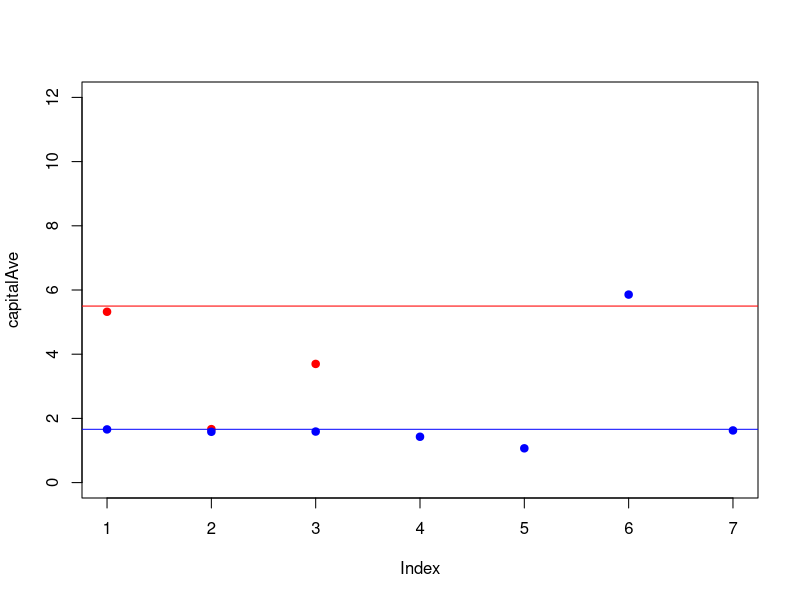
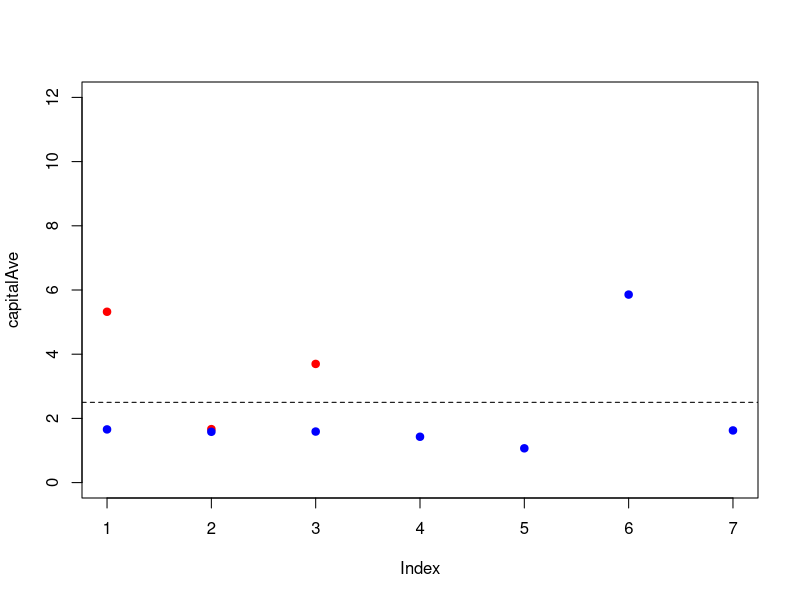

The R script that drew these images, in order:
library(kernlab)
library(dplyr)

#Carregar banco de dados
data(spam)

#Fixamos a posicao na tabela aleatoria
set.seed(100)

#Sorteamos 10 observacoes do banco SPAM
sorteio <- sample(dim(spam)[1],size=10)

small.spam<-spam[sorteio,]

#Vamos plotar os dados 
plot(small.spam$capitalAve[small.spam$type=="spam"],
     col="red",ylim=c(0,12),xlim=c(1,7),
     ylab="capitalAve",pch=19)
points(small.spam$capitalAve[small.spam$type=="nonspam"]
       ,col="blue",pch=19)

#Colocamos linhas para separar spam de nao spam
abline(h=1.66,col="blue")
abline(h=5.5,col=" red")

### Regra para minimizar o "in sample error"

regra1<-select(small.spam,capitalAve,type)
regra1<-arrange(regra1,capitalAve)
regra1<-mutate(regra1,predic=NA)

for(i in 1:10){if (regra1$capitalAve[i] <=1.66)
  {regra1$predic[i]<-"nonspam"}
  {if (regra1$capitalAve[i] > 1.66  & regra1$capitalAve[i] 
       <=5.5){regra1$predic[i]<-"spam"} }
  {if (regra1$capitalAve[i] > 5.5){regra1$predic[i]<-"nonspam"} 
    }
}

table(regra1$predic,regra1$type)

#in sample error: 0%

####Regra simplificada

#Plotar dados
plot(small.spam$capitalAve[small.spam$type=="spam"],
     col="red",ylim=c(0,12),xlim=c(1,7),
     ylab="capitalAve",pch=19)
points(small.spam$capitalAve[small.spam$type=="nonspam"]
       ,col="blue",pch=19)

#Colocamos linhas para separar spam de nao spam
abline(h=2.5,lty=2)

### Regra simplificada
regra2<-select(small.spam,capitalAve,type)
regra2<-arrange(regra2,capitalAve)
regra2<-mutate(regra2,predic=NA)

for(i in 1:10){
regra2$predic[i] <- ifelse(regra2$capitalAve[i]<= 2.5,"nonspam","spam")
}

table(regra2$predic,regra2$type)/dim(regra2)[1]

#in sample error: 20%

####Vamos aplicar a regra1 em todo o banco.

#Selecionamos apenas as varíaveis de interesse
regra1total<-select(spam,capitalAve,type)
#Criamos uma nova variável, para inserir o valor
#da predicao
regra1total<-mutate(regra1total,predic=NA)

for(i in 1:{dim(regra1total)[1]})
{if (regra1total$capitalAve[i] <=1.66){regra1total$predic[i]<-"nonspam"}
  {if (regra1total$capitalAve[i] > 1.66  & regra1total$capitalAve[i] <=5.5){regra1total$predic[i]<-"spam"} }
  {if (regra1total$capitalAve[i] > 5.5){regra1total$predic[i]<-"nonspam"} 
    }
}

table(regra1total$predic,regra1total$type)

table(regra1total$predic,
      regra1total$type)/dim(regra1total)[1]

#Erro total: 49,79%
0.3523147+0.1456205

####Vamos aplicar a regra2 em todo o banco.

#Selecionamos apenas as varíaveis de interesse
regra2total<-select(spam,capitalAve,type)
#Criamos uma nova variável, para inserir o valor
#da predicao
regra2total<-mutate(regra2total,predic=NA)

for(i in 1:{dim(regra2total)[1]}){
  regra2total$predic[i] <- ifelse(regra2total$capitalAve[i] <= 2.5,"nonspam","spam")
}

table(regra2total$predic,regra2total$type)/dim(regra2total)[1]

#erro total: 27,75%
0.1593132+0.1182352
